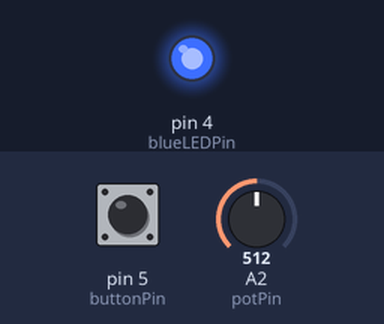
Simulated run of this sketch. Board: Arduino Uno, built with avr-gcc and run on an emulated ATmega328P. Parts: output pins drawn as LEDs (lit = HIGH). The test bench sets the inputs (shaded band); at power-on: pin 5 (buttonPin) HIGH, A2 (potPin) = 512.

Above: at 1.2 s.
1.3 s: pin 5 (buttonPin) pulled LOW for 0.15 s
At 1.37 s:
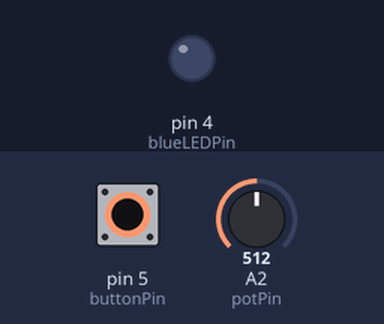
2.9 s: pin 5 (buttonPin) pulled LOW for 3.2 s
At 7.2 s:
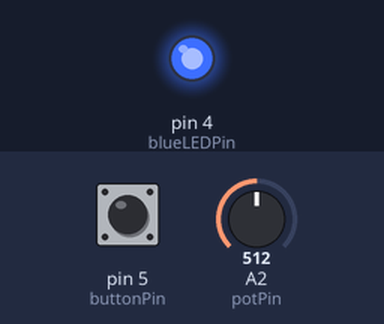
Timing chart, 0 to 8.7 s (numbered marks = the images above; inputs shaded):
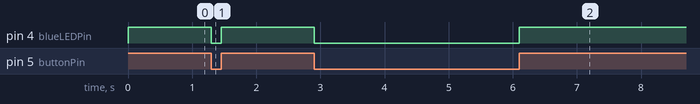

The sketch:

problema_2_sin_acabar.ino
```cpp
/*
*  Documentación del programa
*  Autore: Jaume Samaranch Parellada
*  Fecha:19/03/21
*  Código referencia: (url)
*  Descripción del programa:Se necesita que el led se encienda únicamente si el valor del potenciómetro es 0 y el botón está pulsado.
*                           En el resto de los casos el led estará apagado.
*  Hardware necesario: Un potenciómetro, un botón y un led
*/

int potVal (1023, 0, 255, 0);
int switchState = 0;


//constantes de pines
const int blueLEDPin=4;

const int buttonPin= 5;

const int potPin= A2;

void setup() {
pinMode(blueLEDPin,OUTPUT);
  Serial.begin(9600);
    pinMode(buttonPin, INPUT);
      pinMode(potPin, INPUT);
}

void loop() {
 switchState = digitalRead(5);
 potVal = analogRead(potPin);

 if (switchState == LOW){


 digitalWrite(A2,HIGH);

 digitalWrite(4, LOW);

}


else{
   digitalWrite(A2, LOW);

   digitalWrite(4, HIGH);
   }
 }
```

Measured:
- after the input at 1.3 s, pin 4 (blueLEDPin): HIGH → LOW at once, → HIGH 0.15 s later
- after the input at 2.9 s, pin 4 (blueLEDPin): HIGH → LOW at once, → HIGH 3.2 s later
